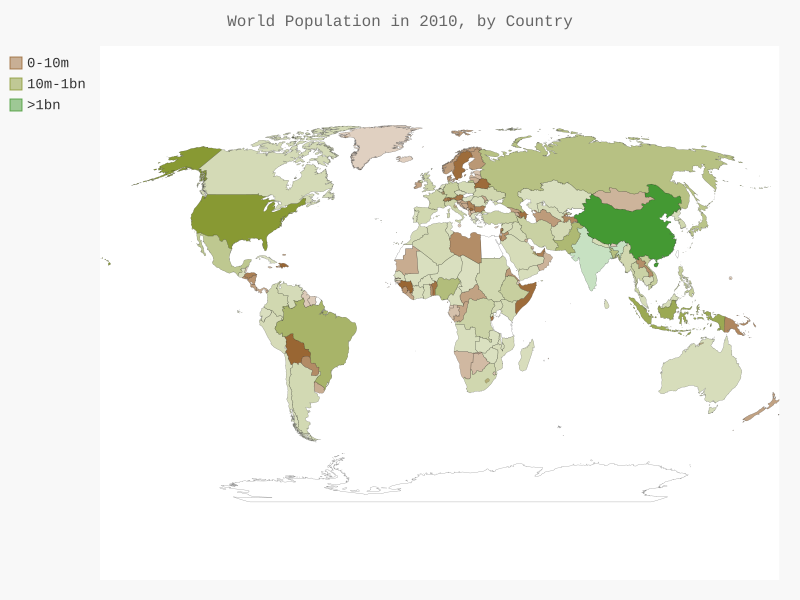

The Python source for this figure:
import json
from country_codes16_5 import get_country_code
import pygal.maps.world
from pygal.style import  LightColorizedStyle as LCS, RotateStyle as RS
from pygal_maps_world.i18n import COUNTRIES
# 将数据加载到一个列表中
filename = 'population_data.json'
with open(filename) as f:
	pop_data = json.load(f)
# 创建一个包含人口数量的字典
cc_populations = {}
# 根据人口数量将所有的国家分成三组
cc_pops1,cc_pops2,cc_pops3={},{},{}
co = []
for pop_dict in pop_data:
	if pop_dict['Year'] == '2010':
		country_name = pop_dict['Country Name']
		population = int(float(pop_dict['Value']))
		code=get_country_code(country_name)
		if code:
			co.append(code)
			if population < 10000000:
				cc_pops1[code] = population
			elif population < 1000000000:
				cc_pops2[code] = population
			else:
				cc_pops3[code] = population
			#cc_populations[code] = population
		else:
			#print(country_name + ": " + str(population))
			print('ERROR - ' + country_name)
print(len(cc_pops1),len(cc_pops2),len(cc_pops3))
print(co)
coco=[]
for y,x in COUNTRIES.items() :
	coco.append(y)
z=set(co)^set(coco)
print(z)



wm_style = RS('#996633', base_style=LCS)
wm = pygal.maps.world.World(style=wm_style)
wm.title = 'World Population in 2010, by Country'
wm.add('0-10m', cc_pops1)
wm.add('10m-1bn', cc_pops2)
wm.add('>1bn', cc_pops3)
wm.render_to_file('world_population.svg')
